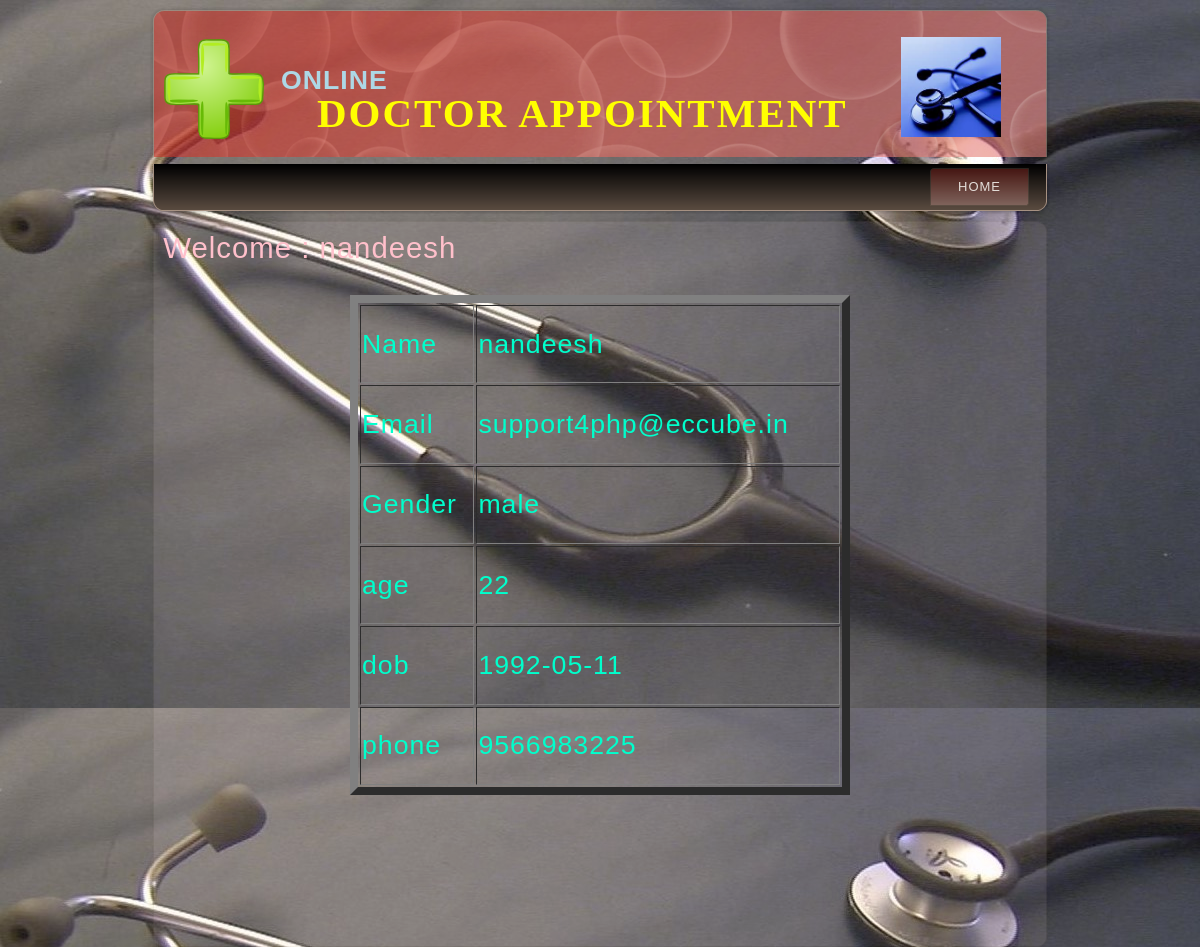
The app's page /patient_module/patprofile.php?email=support4php@eccube.in (signed in) with its own data.
### tables this page shows
CREATE TABLE IF NOT EXISTS `user_reg_tab` (
  `id` int(11) NOT NULL,
  `name` varchar(50) NOT NULL,
  `email` varchar(50) NOT NULL,
  `gender` varchar(50) NOT NULL,
  `age` varchar(50) NOT NULL,
  `dob` varchar(50) NOT NULL,
  `phone` varchar(50) NOT NULL,
  `password` varchar(50) NOT NULL
);

### patient_module/patprofile.php (the view, shortened to what this page needs)
<html>
<head>
<link rel="stylesheet" href="style.css" type="text/css"/>
</head>
<body>
<div id="art-main">
<div class="art-header">
 <div class="art-header-position">
  <div class="art-header-wrapper">
    <div class="art-header-inner">
     <div class="art-logo">
	  <table><tr>
      <td><img src="images/img7.png" width="100" height="100"/></td>
       <td> <h2 style="position:absolute;left:90pt;top:7pt;color:lightblue;font-size:20pt;" align="left">ONLINE</h2><BR><BR><BR>
	   <h1 class="art-logo-name" ><a href="#" style="color:red;">&nbsp;&nbsp;&nbsp;&nbsp;Doctor Appointment</a></h1>
          </td>
      <td>&nbsp;&nbsp;&nbsp;&nbsp;&nbsp;&nbsp;&nbsp;&nbsp;&nbsp;&nbsp;<img src="images/img1.jpg" width="100" height="100"/></td></tr>
	  </table>
    </div>
   </div>
  </div>
 </div>
</div>
<div class="art-bar art-nav">
 <div class="art-nav-outer">
  <div class="art-nav-wrapper">
   <div class="art-nav-inner">
	<ul class="art-hmenu">
	 <li><a href="pathome.php?con=2&con1=4&email=<?php echo $_GET['email']?>" class="active">home</a></li>
	</ul>
   </div>
  </div>
 </div>
</div>
 <div class="art-box art-sheet">
  <div class="art-box-body art-sheet-body">
   <div class="art-layout-wrapper">
    <div class="art-content-layout">
     <div class="art-content-layout-row">
      <div class="art-layout-cell art-sidebar1">
 <br><br>
 <?php
 include "connect.php";
 $query="select * from user_reg_tab";
 $sql_query=mysqli_query($conn,$query);
 while($row=mysqli_fetch_array($sql_query))
 {
  if($row['email']==$_GET['email'])
  echo "<div style='position:absolute;top:10pt;left:10pt;font-size:22pt;color:pink ;'>Welcome : ".$row['name']."</div>";
 }
 ?>
 <br><br>
 <table border="8" height="500" width="500" align="center" style="font-size:20pt;">
 <?php
 $query="select * from user_reg_tab";
 $sql_query=mysqli_query($conn,$query);
 while($row=mysqli_fetch_array($sql_query))
 {
  if($row['email']==$_GET['email'])
  {
   echo "<tr><td>Name</td><td>".$row['name']."</td></tr>";
   echo "<tr><td>Email</td><td>".$row['email']."</td></tr>";
   echo "<tr><td>Gender</td><td>".$row['gender']."</td></tr>";
   echo "<tr><td>age</td><td>".$row['age']."</td></tr>";
   echo "<tr><td>dob</td><td>".$row['dob']."</td></tr>";
   echo "<tr><td>phone</td><td>".$row['phone']."</td></tr>";
  }
 }
 ?>
 </table>
 <br><br><br><br><br><br><br><br><br>
      </div>
     </div>
    </div>
   </div>
  </div>
 </div>
</div>
</body>
</html>

### records on screen
user_reg_tab: name "nandeesh", email "support4php@eccube.in", gender "male", age "22", dob "1992-05-11", phone "9566983225"
